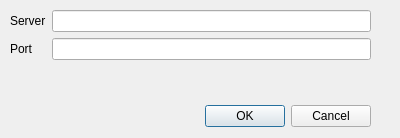
<?xml version="1.0" encoding="UTF-8"?>
<ui version="4.0">
 <class>server_port</class>
 <widget class="QDialog" name="server_port">
  <property name="geometry">
   <rect>
    <x>0</x>
    <y>0</y>
    <width>400</width>
    <height>138</height>
   </rect>
  </property>
  <property name="windowTitle">
   <string>Dialog</string>
  </property>
  <widget class="QDialogButtonBox" name="buttonBox">
   <property name="geometry">
    <rect>
     <x>30</x>
     <y>100</y>
     <width>341</width>
     <height>32</height>
    </rect>
   </property>
   <property name="orientation">
    <enum>Qt::Horizontal</enum>
   </property>
   <property name="standardButtons">
    <set>QDialogButtonBox::Cancel|QDialogButtonBox::Ok</set>
   </property>
  </widget>
  <widget class="QWidget" name="formLayoutWidget">
   <property name="geometry">
    <rect>
     <x>10</x>
     <y>10</y>
     <width>361</width>
     <height>81</height>
    </rect>
   </property>
   <layout class="QFormLayout" name="formLayout">
    <item row="0" column="0">
     <widget class="QLabel" name="serverLabel">
      <property name="text">
       <string>Server</string>
      </property>
     </widget>
    </item>
    <item row="0" column="1">
     <widget class="QLineEdit" name="serverLineEdit">
      <property name="text">
       <string/>
      </property>
     </widget>
    </item>
    <item row="1" column="0">
     <widget class="QLabel" name="portLabel">
      <property name="text">
       <string>Port</string>
      </property>
     </widget>
    </item>
    <item row="1" column="1">
     <widget class="QLineEdit" name="portLineEdit">
      <property name="text">
       <string/>
      </property>
     </widget>
    </item>
   </layout>
  </widget>
 </widget>
 <resources/>
 <connections>
  <connection>
   <sender>buttonBox</sender>
   <signal>accepted()</signal>
   <receiver>server_port</receiver>
   <slot>accept()</slot>
   <hints>
    <hint type="sourcelabel">
     <x>248</x>
     <y>254</y>
    </hint>
    <hint type="destinationlabel">
     <x>157</x>
     <y>274</y>
    </hint>
   </hints>
  </connection>
  <connection>
   <sender>buttonBox</sender>
   <signal>rejected()</signal>
   <receiver>server_port</receiver>
   <slot>reject()</slot>
   <hints>
    <hint type="sourcelabel">
     <x>316</x>
     <y>260</y>
    </hint>
    <hint type="destinationlabel">
     <x>286</x>
     <y>274</y>
    </hint>
   </hints>
  </connection>
 </connections>
</ui>
